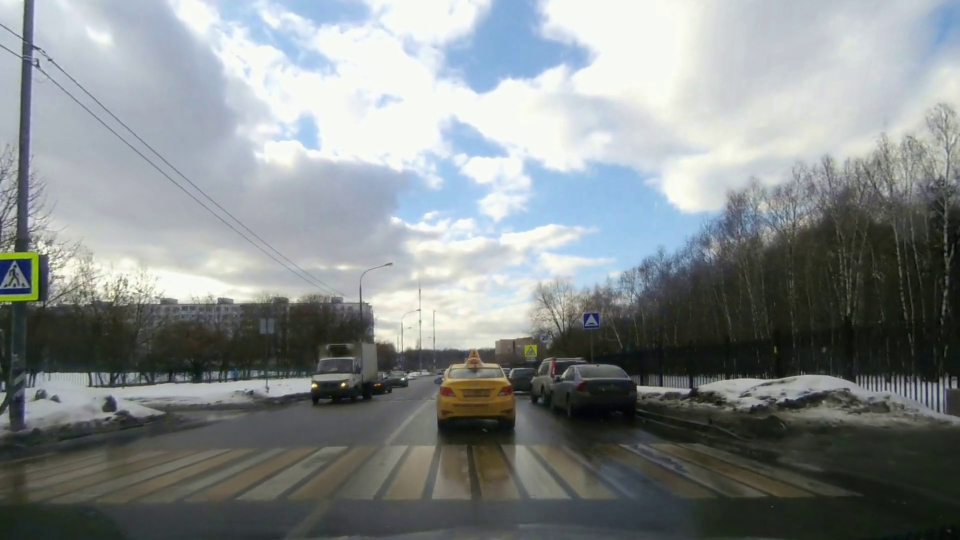
#> input picture sample-img-2.png, 1920 x 1080 px (shown at 1/2 size)
$ python sample2.py   (older library calls are emulated)
#> lines starting #> are read from the running program, lines starting #| are printed output that depends on the picture
#> further down, image is the input picture: shape (1080, 1920, 3); mean B, G, R 139, 138.4, 132.5
import numpy as np
import cv2
import imutils
from matplotlib import pyplot as plt

def render(image):
    image = imutils.resize(image, height = 500)
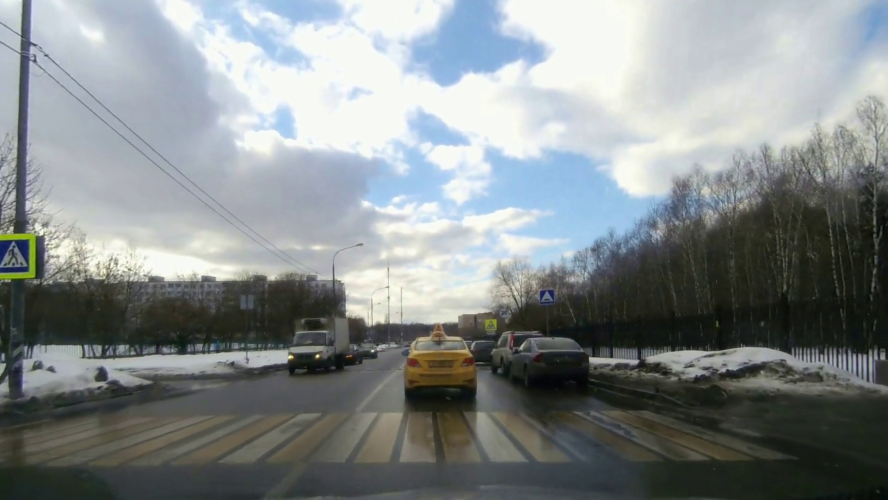
#> image: shape (500, 888, 3); mean of channels 0, 1, 2 139, 138.4, 132.5; drawn as B, G, R
    image = cv2.cvtColor(image, cv2.COLOR_BGR2GRAY)
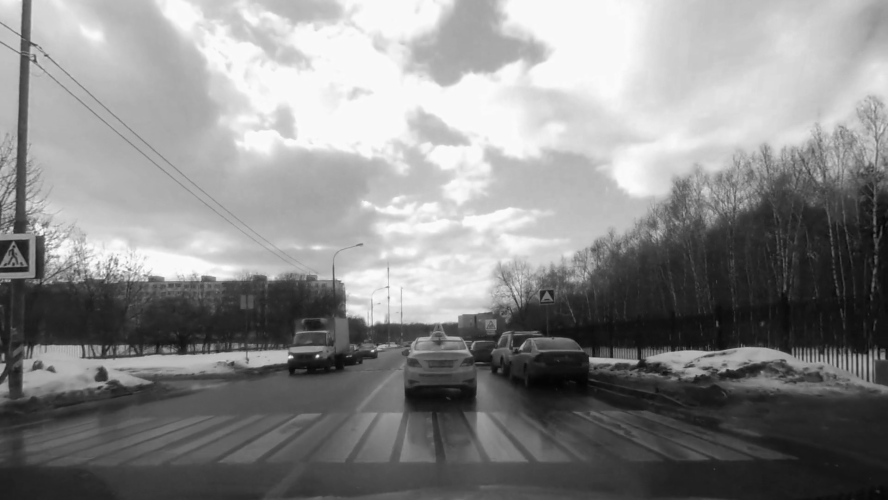
#> image: shape (500, 888); min 3, max 253, mean 136.7
    # image = cv2.GaussianBlur(image, (1, 1), 1000)

    subframe = image[400:410, 0:1920]

    cv2.imshow('window', image)
    cv2.imshow('subframe', subframe)


    subframe = cv2.Canny(subframe, 8, 50)
    cv2.imshow('subframe', subframe)
    cv2.waitKey(0)

    ret,thresh = cv2.threshold(subframe,127,255,0)
    im2, contours, hierarchy = cv2.findContours(thresh,cv2.RETR_EXTERNAL, cv2.CHAIN_APPROX_SIMPLE)
#> contours = 23 contours, all with area under 20
    for c in contours:
        epsilon = .02 * cv2.arcLength(c, True)
        approx = cv2.approxPolyDP(c, epsilon, True)
        cv2.drawContours(subframe, [approx], -1, (255, 255, 0), cv2.LINE_4, 8)
#> this loop made 23 passes
#> epsilon on passes 1, 3, 5, 6, 8, 9, 10, 15, 16, 18, 19, 21: 0.518, 0.796, 0.808, 0.37, 3.49, 2.63, 2.84, 0.579, 0.377, 0.686, 0.499, 2.61
#> (epsilon, approx) on passes 2, 4, 7, 11, 12, 13: (0.04, [[684, 6], [685, 6]]), (0, [[5, 4]]), (0, [[18, 3]]), (0, [[677, 0]]), (0.563, [[670, 0], [672, 0], [682, 5], [673, 0]]), (2.18, [[642, 0], [663, 6], [651, 2], [679, 6]])

    cv2.imshow('subframe', subframe)
    cv2.waitKey(0)

image = cv2.imread('sample-img-2.png')
render(image)

$ run again, with sample-img-1.png copied over sample-img-2.png
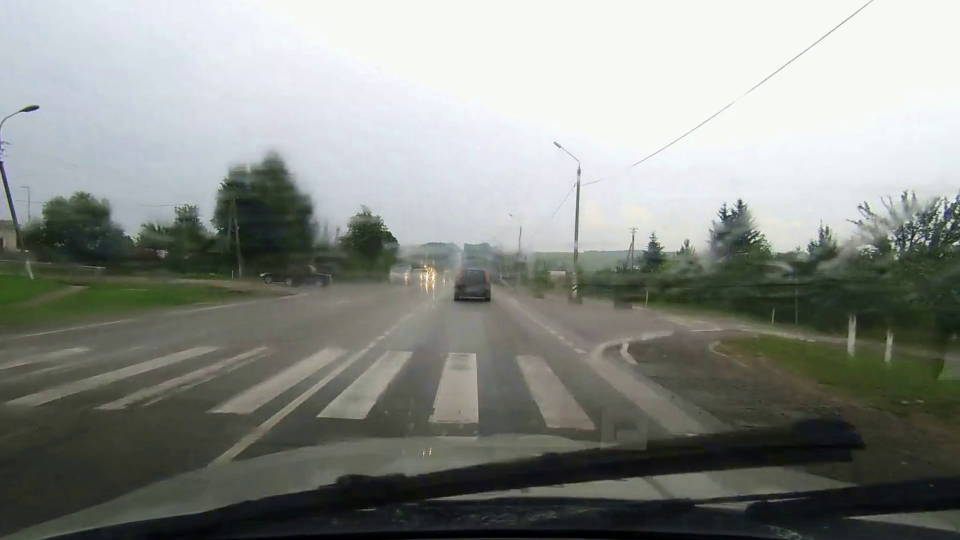
#> input picture sample-img-1.png, 1920 x 1080 px (shown at 1/2 size)
#> image is the input picture: shape (1080, 1920, 3); mean B, G, R 135.1, 140.6, 136.8
#> in render, `image = imutils.resize(image, height = 500)`:
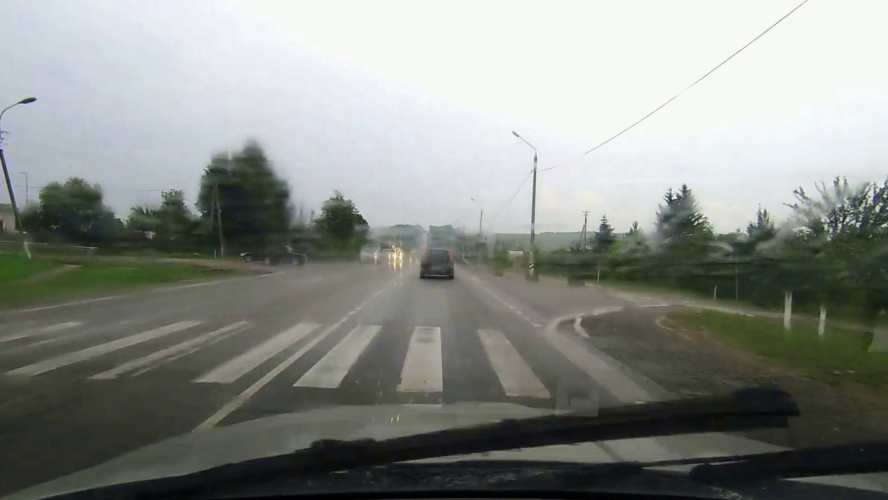
#> image: shape (500, 888, 3); mean of channels 0, 1, 2 135.1, 140.6, 136.8; drawn as B, G, R
#> in render, `image = cv2.cvtColor(image, cv2.COLOR_BGR2GRAY)`:
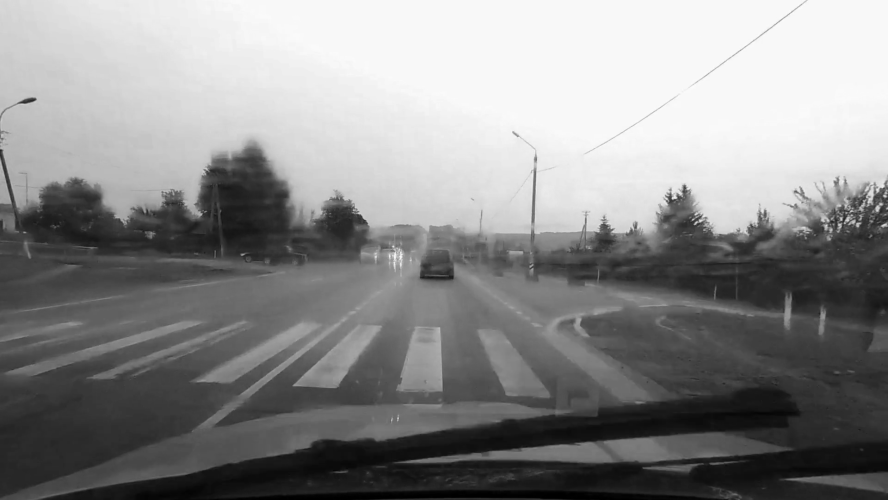
#> image: shape (500, 888); min 0, max 252, mean 138.9
#> contours = 20 contours, all with area under 20
#> the loop in render, `for c in contours:` made 20 passes
#> epsilon on passes 1, 6, 9, 10, 12, 13, 15, 18: 0.33, 0.205, 1.27, 0.751, 0.41, 1.09, 0.165, 0.153

$ run again, with sample-3.png copied over sample-img-2.png
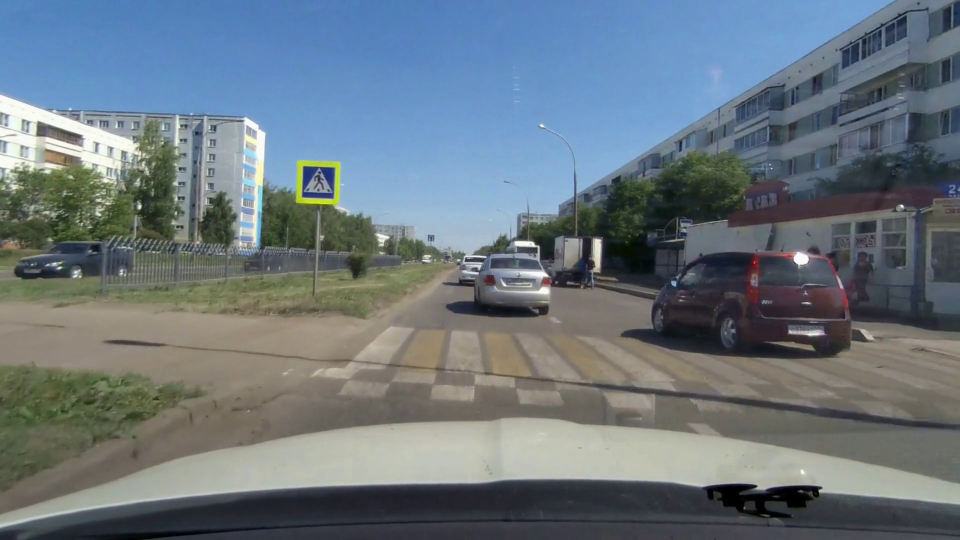
#> input picture sample-3.png, 1920 x 1080 px (shown at 1/2 size)
#> image is the input picture: shape (1080, 1920, 3); mean B, G, R 126.2, 117.9, 106
#> in render, `image = imutils.resize(image, height = 500)`:
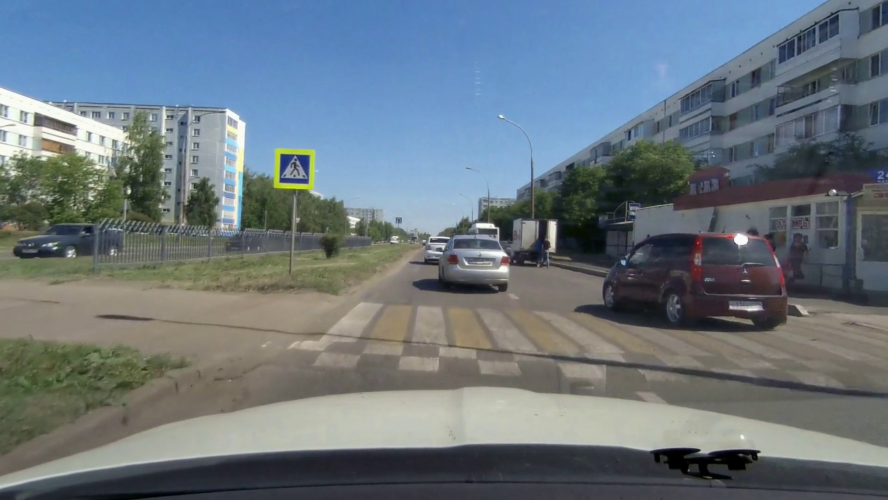
#> image: shape (500, 888, 3); mean of channels 0, 1, 2 126.2, 118, 106; drawn as B, G, R
#> in render, `image = cv2.cvtColor(image, cv2.COLOR_BGR2GRAY)`:
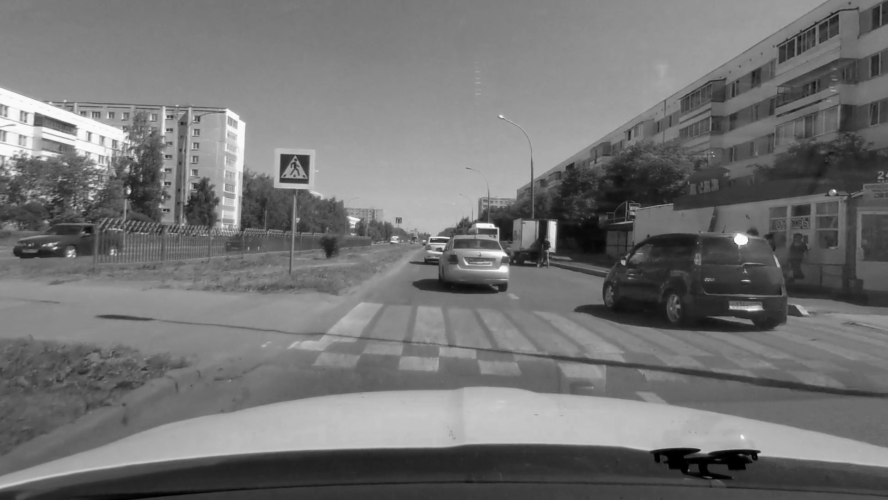
#> image: shape (500, 888); min 0, max 253, mean 115.3
#> contours = 24 contours, all with area under 20
#> the loop in render, `for c in contours:` made 24 passes
#> epsilon on passes 2, 3, 4, 6, 7, 8, 9, 15: 0.165, 0.153, 0.165, 0.257, 0.228, 0.257, 0.989, 0.165
